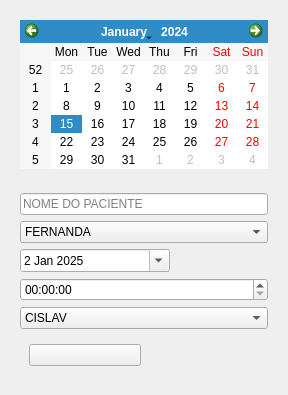
            <widget class="QWidget" name="pagina_lancar">
             <attribute name="title">
              <string>Lançar</string>
             </attribute>
             <layout class="QVBoxLayout" name="verticalLayout_8">
              <item>
               <widget class="QFrame" name="frame_calendario">
                <property name="sizePolicy">
                 <sizepolicy hsizetype="Preferred" vsizetype="Expanding">
                  <horstretch>0</horstretch>
                  <verstretch>0</verstretch>
                 </sizepolicy>
                </property>
                <property name="maximumSize">
                 <size>
                  <width>16777215</width>
                  <height>250</height>
                 </size>
                </property>
                <property name="frameShape">
                 <enum>QFrame::Shape::NoFrame</enum>
                </property>
                <property name="frameShadow">
                 <enum>QFrame::Shadow::Raised</enum>
                </property>
                <layout class="QVBoxLayout" name="verticalLayout_9">
                 <item>
                  <widget class="QCalendarWidget" name="calendario"/>
                 </item>
                </layout>
               </widget>
              </item>
              <item>
               <widget class="QFrame" name="frame_lancamento">
                <property name="sizePolicy">
                 <sizepolicy hsizetype="Preferred" vsizetype="Expanding">
                  <horstretch>0</horstretch>
                  <verstretch>0</verstretch>
                 </sizepolicy>
                </property>
                <property name="frameShape">
                 <enum>QFrame::Shape::NoFrame</enum>
                </property>
                <property name="frameShadow">
                 <enum>QFrame::Shadow::Raised</enum>
                </property>
                <layout class="QVBoxLayout" name="verticalLayout_10">
                 <item>
                  <widget class="QLineEdit" name="input_nome_paciente">
                   <property name="placeholderText">
                    <string>NOME DO PACIENTE</string>
                   </property>
                  </widget>
                 </item>
                 <item>
                  <widget class="QComboBox" name="input_profissional">
                   <item>
                    <property name="text">
                     <string>FERNANDA</string>
                    </property>
                   </item>
                   <item>
                    <property name="text">
                     <string>JUNIA</string>
                    </property>
                   </item>
                  </widget>
                 </item>
                 <item>
                  <widget class="QDateEdit" name="input_data">
                   <property name="enabled">
                    <bool>true</bool>
                   </property>
                   <property name="sizePolicy">
                    <sizepolicy hsizetype="Expanding" vsizetype="Fixed">
                     <horstretch>0</horstretch>
                     <verstretch>0</verstretch>
                    </sizepolicy>
                   </property>
                   <property name="maximumSize">
                    <size>
                     <width>150</width>
                     <height>16777215</height>
                    </size>
                   </property>
                   <property name="dateTime">
                    <datetime>
                     <hour>0</hour>
                     <minute>0</minute>
                     <second>0</second>
                     <year>2025</year>
                     <month>1</month>
                     <day>2</day>
                    </datetime>
                   </property>
                   <property name="minimumDateTime">
                    <datetime>
                     <hour>0</hour>
                     <minute>0</minute>
                     <second>0</second>
                     <year>2025</year>
                     <month>1</month>
                     <day>2</day>
                    </datetime>
                   </property>
                   <property name="maximumDate">
                    <date>
                     <year>2030</year>
                     <month>12</month>
                     <day>31</day>
                    </date>
                   </property>
                   <property name="calendarPopup">
                    <bool>true</bool>
                   </property>
                  </widget>
                 </item>
                 <item>
                  <widget class="QTimeEdit" name="input_hora">
                   <property name="maximumTime">
                    <time>
                     <hour>23</hour>
                     <minute>59</minute>
                     <second>59</second>
                    </time>
                   </property>
                  </widget>
                 </item>
                 <item>
                  <widget class="QComboBox" name="input_descricao">
                   <item>
                    <property name="text">
                     <string>CISLAV</string>
                    </property>
                   </item>
                   <item>
                    <property name="text">
                     <string>AVALIAÇÃO</string>
                    </property>
                   </item>
                   <item>
                    <property name="text">
                     <string>PARTICULAR</string>
                    </property>
                   </item>
                   <item>
                    <property name="text">
                     <string>PILATES</string>
                    </property>
                   </item>
                  </widget>
                 </item>
                 <item>
                  <widget class="QFrame" name="frame_resumo_atendimento_lancar">
                   <property name="maximumSize">
                    <size>
                     <width>16777215</width>
                     <height>100</height>
                    </size>
                   </property>
                   <property name="frameShape">
                    <enum>QFrame::Shape::NoFrame</enum>
                   </property>
                   <property name="frameShadow">
                    <enum>QFrame::Shadow::Raised</enum>
                   </property>
                   <layout class="QHBoxLayout" name="horizontalLayout_6">
                    <item>
                     <widget class="QPushButton" name="botao_lancar_atendimento">
                      <property name="sizePolicy">
                       <sizepolicy hsizetype="Minimum" vsizetype="Preferred">
                        <horstretch>0</horstretch>
                        <verstretch>0</verstretch>
                       </sizepolicy>
                      </property>
                      <property name="minimumSize">
                       <size>
                        <width>0</width>
                        <height>0</height>
                       </size>
                      </property>
                      <property name="maximumSize">
                       <size>
                        <width>150</width>
                        <height>45</height>
                       </size>
                      </property>
                      <property name="styleSheet">
                       <string notr="true"/>
                      </property>
                      <property name="text">
                       <string/>
                      </property>
                      <property name="icon">
                       <iconset resource="icons.qrc">
                        <normaloff>:/icons/buton_lancar.svg</normaloff>:/icons/buton_lancar.svg</iconset>
                      </property>
                      <property name="iconSize">
                       <size>
                        <width>35</width>
                        <height>35</height>
                       </size>
                      </property>
                      <property name="class" stdset="0">
                       <string/>
                      </property>
                     </widget>
                    </item>
                    <item>
                     <widget class="QLabel" name="texto_resumo_atendimento">
                      <property name="sizePolicy">
                       <sizepolicy hsizetype="Preferred" vsizetype="Expanding">
                        <horstretch>0</horstretch>
                        <verstretch>0</verstretch>
                       </sizepolicy>
                      </property>
                      <property name="maximumSize">
                       <size>
                        <width>300</width>
                        <height>500</height>
                       </size>
                      </property>
                      <property name="text">
                       <string/>
                      </property>
                     </widget>
                    </item>
                   </layout>
                  </widget>
                 </item>
                </layout>
               </widget>
              </item>
             </layout>
            </widget>
